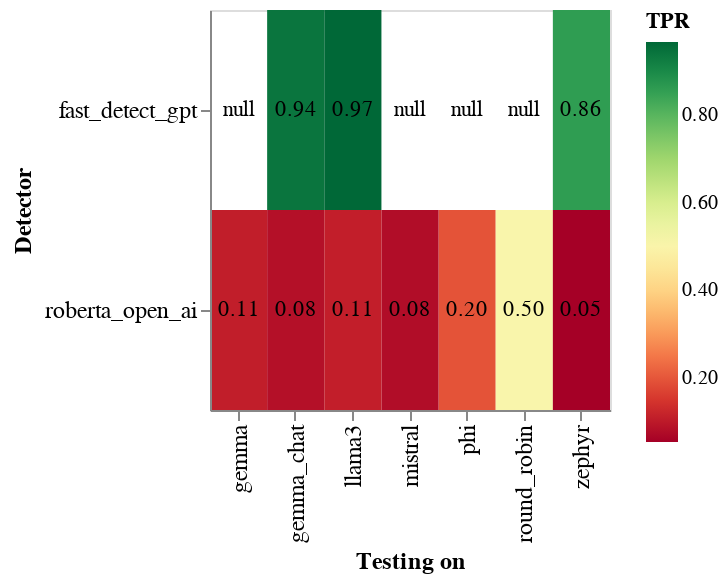

Here is the notebook cell this chart was saved with:
### Code cell
zero_shot_detectors = ["fast_detect_gpt", "roberta_base_open_ai"]
zero_shot_only_only_df = freeze_base_df[freeze_base_df["detector"].apply(lambda x: x in zero_shot_detectors)]

heatmap = alt.Chart(zero_shot_only_only_df).mark_rect().encode(
    alt.X('dataset:N', sort="x", title="Testing on"),
    alt.Y('detector_short_name:N', sort=None, title="Detector"),
    alt.Color('TPR:Q').scale(scheme='redyellowgreen'),
    #alt.Row("trained_on_dataset:N", title="Dataset used for training"),
).properties(
    width=200,
    height=200
)

heatmap_text = alt.Chart(zero_shot_only_only_df).mark_text(baseline='middle').encode(
    alt.X('dataset:N', sort="x", title="Testing on"),
    alt.Y('detector_short_name:N', sort=None, title="Detector"),
    text='TPR:Q',
    color=alt.condition(
        alt.datum.accuracy > 0.5,
        alt.value('black'),
        alt.value('white')
    )
).properties(
    width=200,
    height=200
)

chart = alt.layer(heatmap, heatmap_text).configure(
    numberFormat='0.2f'
).configure_axis(
    labelFontSize=12,
    titleFontSize=12
)

chart.save("notebooks/plots/heatmap_zero_shot.png")
chart

### Figure 1 — Vega-Lite specification as saved in the notebook (floating-point values rounded to 4 significant figures; data arrays with more than 128 entries replaced by an {"elided": "..."} marker saying what was removed)
{"config": {"view": {"continuousWidth": 300, "continuousHeight": 300}, "axis": {"labelFontSize": 12, "titleFontSize": 12}, "numberFormat": "0.2f"}, "layer": [{"mark": {"type": "rect"}, "encoding": {"color": {"field": "TPR", "scale": {"scheme": "redyellowgreen"}, "type": "quantitative"}, "x": {"field": "dataset", "sort": "x", "title": "Testing on", "type": "nominal"}, "y": {"field": "detector_short_name", "sort": null, "title": "Detector", "type": "nominal"}}}, {"mark": {"type": "text", "baseline": "middle"}, "encoding": {"color": {"condition": {"test": "(datum.accuracy > 0.5)", "value": "black"}, "value": "white"}, "text": {"field": "TPR", "type": "quantitative"}, "x": {"field": "dataset", "sort": "x", "title": "Testing on", "type": "nominal"}, "y": {"field": "detector_short_name", "sort": null, "title": "Detector", "type": "nominal"}}}], "data": {"name": "data-c1550a20fc1f685eb38f1611adb0e347"}, "height": 200, "width": 200, "$schema": "https://vega.github.io/schema/vega-lite/v5.17.0.json", "datasets": {"data-c1550a20fc1f685eb38f1611adb0e347": [{"accuracy": 0.9477, "precision": 0.9204, "recall": 0.98, "f1_score": 0.9492, "fp_rate": 0.0846, "tp_rate": 0.98, "std_accuracy": 0.005133, "std_precision": 0.008652, "std_recall": 0.004537, "std_f1_score": 0.005123, "std_fp_rate": 0.009099, "std_tp_rate": 0.004537, "TP": 975.2, "TN": 912.6, "FP": 84.35, "FN": 19.89, "roc_auc": 0.9921, "fpr_at_thresholds": null, "tpr_at_thresholds": null, "thresholds": [Infinity, 1.0, 0.99, 0.98, 0.97, 0.96, 0.95, 0.94, 0.93, 0.92, 0.91, 0.9, 0.89, 0.88, 0.8788, 0.87, 0.86, 0.8586, 0.85, 0.84, 0.81, 0.79, 0.77, 0.73, 0.72, 0.7, 0.69, 0.68, 0.66, 0.65, 0.64, 0.63, 0.62, 0.61, 0.57, 0.56, 0.55, 0.54, 0.53, 0.52, 0.51, 0.5051, 0.5, 0.4949, 0.49, 0.48, 0.47, 0.46, 0.4545, 0.45, 0.4444, 0.44, 0.43, 0.4242, 0.42, 0.4141, 0.41, 0.4, 0.3939, 0.39, 0.38, 0.37, 0.36, 0.35, 0.34, 0.31, 0.29, 0.28, 0.2727, 0.27, 0.26, 0.25, 0.24, 0.2323, 0.23, 0.2222, 0.22, 0.21, 0.202, 0.2, 0.19, 0.17, 0.16, 0.1515, 0.15, 0.1414, 0.14, 0.1313, 0.13, 0.11, 0.1, 0.09091, 0.09, 0.08081, 0.08, 0.07071, 0.07, 0.06061, 0.06, 0.05051, 0.05, 0.0404, 0.04, 0.03, 0.0202, 0.02, 0.0101, 0.01, 0.0], "given_threshold": null, "accuracy_at_given_threshold": null, "precision_at_given_threshold": null, "recall_at_given_threshold": null, "f1_score_at_given_threshold": null, "fp_rate_at_given_threshold": null, "TPR": null, "std_accuracy_at_given_threshold": null, "std_precision_at_given_threshold": null, "std_recall_at_given_threshold": null, "std_f1_score_at_given_threshold": null, "std_fp_rate_at_given_threshold": null, "std_tp_rate_at_given_threshold": null, "TP_at_given_threshold": null, "TN_at_given_threshold": null, "FP_at_given_threshold": null, "FN_at_given_threshold": null, "base_detector": "fast_detect_gpt", "trained_on_dataset": "z", "detector": "fast_detect_gpt", "dataset": "phi", "fpr": [0.0, 0.0, 0.0, 0.0, 0.0, 0.0, 0.002008, 0.004016, 0.004016, 0.006024, 0.006024, 0.006024, 0.008032, 0.01305, 0.01305, 0.01606, 0.02209, 0.02309, 0.03012, 0.03414, 0.03514, 0.03614, 0.03614, 0.03916, 0.04016, 0.04016, 0.04016, 0.04317, 0.04418, 0.04418, 0.04518, 0.04618, 0.04719, 0.0492, 0.05221, 0.05924, 0.06526, 0.06928, 0.07631, 0.07932, 0.08333, 0.08434, 0.08835, 0.08936, 0.09538, 0.09839, 0.1094, 0.1245, 0.1255, 0.1345, 0.1355, 0.1426, 0.1516, 0.1536, 0.1606, 0.1627, 0.1717, 0.1737, 0.1747, 0.1787, 0.1817, 0.1878, 0.1898, 0.1968, 0.1978, 0.2038, 0.2068, 0.2199, 0.2209, 0.238, 0.251, 0.2631, 0.2892, 0.2902, 0.3032, 0.3042, 0.3062, 0.3153, 0.3183, 0.3203, 0.3263, 0.3273, 0.3384, 0.3434, 0.3705, 0.3715, 0.4056, 0.4096, 0.4237, 0.4247, 0.4378, 0.4408, 0.4428, 0.4518, 0.4859, 0.489, 0.5281, 0.5311, 0.5572, 0.5592, 0.6165, 0.6215, 0.6737, 0.6878, 0.7048, 0.8514, 0.8564, 0.8936, 1.0], "tpr": [0.0, 0.5181, 0.5683, 0.5924, 0.6044, 0.6245, 0.6416, 0.6978, 0.7329, 0.8293, 0.8695, 0.8775, 0.8896, 0.8976, 0.8996, 0.9046, 0.9147, 0.9147, 0.9337, 0.9418, 0.9428, 0.9428, 0.9438, 0.9488, 0.9488, 0.9518, 0.9528, 0.9528, 0.9528, 0.9538, 0.9558, 0.9568, 0.9568, 0.9578, 0.9598, 0.9659, 0.9709, 0.9749, 0.9779, 0.9799, 0.9799, 0.9799, 0.9809, 0.9829, 0.9829, 0.988, 0.988, 0.989, 0.989, 0.989, 0.989, 0.991, 0.993, 0.993, 0.993, 0.993, 0.993, 0.993, 0.993, 0.993, 0.993, 0.993, 0.994, 0.994, 0.994, 0.994, 0.994, 0.995, 0.995, 0.995, 0.996, 0.997, 0.998, 0.998, 0.999, 0.999, 0.999, 0.999, 0.999, 0.999, 0.999, 0.999, 0.999, 0.999, 0.999, 0.999, 0.999, 0.999, 0.999, 0.999, 0.999, 0.999, 0.999, 0.999, 0.999, 0.999, 0.999, 0.999, 0.999, 0.999, 1.0, 1.0, 1.0, 1.0, 1.0, 1.0, 1.0, 1.0, 1.0], "detector_short_name": "fast_detect_gpt"}, {"accuracy": 0.949, "precision": 0.9214, "recall": 0.9819, "f1_score": 0.9506, "fp_rate": 0.08376, "tp_rate": 0.9819, "std_accuracy": 0.005021, "std_precision": 0.008734, "std_recall": 0.004306, "std_f1_score": 0.005102, "std_fp_rate": 0.008826, "std_tp_rate": 0.004306, "TP": 971.5, "TN": 905.7, "FP": 82.83, "FN": 17.96, "roc_auc": 0.9927, "fpr_at_thresholds": null, "tpr_at_thresholds": null, "thresholds": [Infinity, 1.0, 0.99, 0.98, 0.97, 0.96, 0.95, 0.94, 0.93, 0.92, 0.91, 0.9, 0.89, 0.88, 0.8788, 0.87, 0.8687, 0.86, 0.8586, 0.85, 0.84, 0.81, 0.8, 0.79, 0.76, 0.73, 0.72, 0.69, 0.68, 0.66, 0.65, 0.64, 0.62, 0.61, 0.596, 0.57, 0.56, 0.55, 0.54, 0.53, 0.52, 0.51, 0.5051, 0.5, 0.4949, 0.49, 0.48, 0.47, 0.46, 0.4545, 0.45, 0.4444, 0.44, 0.43, 0.4242, 0.42, 0.4141, 0.41, 0.4, 0.3939, 0.39, 0.38, 0.37, 0.36, 0.35, 0.34, 0.33, 0.31, 0.29, 0.28, 0.2727, 0.27, 0.26, 0.25, 0.24, 0.2323, 0.23, 0.2222, 0.22, 0.21, 0.202, 0.2, 0.19, 0.17, 0.16, 0.1515, 0.15, 0.1414, 0.14, 0.1313, 0.13, 0.11, 0.1, 0.09091, 0.09, 0.08081, 0.08, 0.07071, 0.07, 0.06061, 0.06, 0.05051, 0.05, 0.0404, 0.04, 0.03, 0.0202, 0.02, 0.0101, 0.01, 0.0], "given_threshold": null, "accuracy_at_given_threshold": null, "precision_at_given_threshold": null, "recall_at_given_threshold": null, "f1_score_at_given_threshold": null, "fp_rate_at_given_threshold": null, "TPR": null, "std_accuracy_at_given_threshold": null, "std_precision_at_given_threshold": null, "std_recall_at_given_threshold": null, "std_f1_score_at_given_threshold": null, "std_fp_rate_at_given_threshold": null, "std_tp_rate_at_given_threshold": null, "TP_at_given_threshold": null, "TN_at_given_threshold": null, "FP_at_given_threshold": null, "FN_at_given_threshold": null, "base_detector": "fast_detect_gpt", "trained_on_dataset": "z", "detector": "fast_detect_gpt", "dataset": "gemma", "fpr": [0.0, 0.0, 0.0, 0.0, 0.0, 0.0, 0.002022, 0.004044, 0.004044, 0.006067, 0.006067, 0.006067, 0.008089, 0.01314, 0.01314, 0.01618, 0.01618, 0.02224, 0.02326, 0.03033, 0.03438, 0.03539, 0.03539, 0.0364, 0.0364, 0.03943, 0.04044, 0.04044, 0.04348, 0.04449, 0.04449, 0.0455, 0.04752, 0.04954, 0.04954, 0.05258, 0.05966, 0.06471, 0.06876, 0.07583, 0.07887, 0.08291, 0.08392, 0.08797, 0.08898, 0.09505, 0.09808, 0.1092, 0.1244, 0.1254, 0.1345, 0.1355, 0.1426, 0.1517, 0.1527, 0.1587, 0.1608, 0.1699, 0.1719, 0.1729, 0.1769, 0.18, 0.186, 0.1881, 0.1951, 0.1962, 0.1992, 0.2032, 0.2063, 0.2184, 0.2194, 0.2366, 0.2497, 0.2619, 0.2882, 0.2892, 0.3023, 0.3033, 0.3054, 0.3145, 0.3175, 0.3195, 0.3256, 0.3266, 0.3377, 0.3428, 0.3691, 0.3701, 0.4034, 0.4075, 0.4216, 0.4226, 0.4358, 0.4388, 0.4408, 0.4499, 0.4843, 0.4874, 0.5268, 0.5298, 0.5551, 0.5571, 0.6158, 0.6208, 0.6734, 0.6876, 0.7048, 0.8514, 0.8564, 0.8928, 1.0], "tpr": [0.0, 0.5046, 0.5389, 0.5662, 0.5814, 0.6057, 0.6259, 0.6775, 0.728, 0.8301, 0.8584, 0.8665, 0.8766, 0.8938, 0.8948, 0.911, 0.912, 0.9252, 0.9262, 0.9424, 0.9484, 0.9525, 0.9535, 0.9535, 0.9575, 0.9596, 0.9616, 0.9636, 0.9656, 0.9656, 0.9666, 0.9666, 0.9687, 0.9697, 0.9707, 0.9707, 0.9727, 0.9757, 0.9788, 0.9808, 0.9818, 0.9818, 0.9818, 0.9828, 0.9838, 0.9838, 0.9848, 0.9869, 0.9869, 0.9869, 0.9889, 0.9889, 0.9909, 0.9909, 0.9909, 0.9919, 0.9919, 0.9939, 0.9939, 0.9939, 0.9939, 0.9949, 0.9949, 0.9949, 0.9949, 0.9949, 0.9949, 0.9949, 0.9949, 0.9949, 0.9949, 0.9949, 0.9949, 0.997, 0.998, 0.999, 0.999, 0.999, 0.999, 0.999, 0.999, 0.999, 1.0, 1.0, 1.0, 1.0, 1.0, 1.0, 1.0, 1.0, 1.0, 1.0, 1.0, 1.0, 1.0, 1.0, 1.0, 1.0, 1.0, 1.0, 1.0, 1.0, 1.0, 1.0, 1.0, 1.0, 1.0, 1.0, 1.0, 1.0, 1.0], "detector_short_name": "fast_detect_gpt"}, {"accuracy": 0.9293, "precision": 0.9167, "recall": 0.9446, "f1_score": 0.9304, "fp_rate": 0.08591, "tp_rate": 0.9446, "std_accuracy": 0.005888, "std_precision": 0.008778, "std_recall": 0.00725, "std_f1_score": 0.005998, "std_fp_rate": 0.009034, "std_tp_rate": 0.00725, "TP": 931.9, "TN": 900.8, "FP": 84.66, "FN": 54.69, "roc_auc": 0.9805, "fpr_at_thresholds": null, "tpr_at_thresholds": null, "thresholds": [Infinity, 1.0, 0.99, 0.98, 0.97, 0.96, 0.95, 0.94, 0.93, 0.92, 0.91, 0.9, 0.89, 0.88, 0.8788, 0.87, 0.8687, 0.86, 0.8586, 0.85, 0.84, 0.83, 0.81, 0.8, 0.79, 0.77, 0.76, 0.74, 0.73, 0.72, 0.7, 0.69, 0.68, 0.66, 0.65, 0.62, 0.61, 0.57, 0.56, 0.55, 0.54, 0.53, 0.52, 0.5152, 0.51, 0.5051, 0.5, 0.4949, 0.49, 0.48, 0.47, 0.46, 0.4545, 0.45, 0.4444, 0.44, 0.43, 0.4242, 0.42, 0.4141, 0.41, 0.4, 0.3939, 0.39, 0.38, 0.37, 0.36, 0.35, 0.34, 0.33, 0.31, 0.29, 0.28, 0.2727, 0.27, 0.26, 0.25, 0.24, 0.2323, 0.23, 0.2222, 0.22, 0.21, 0.202, 0.2, 0.19, 0.17, 0.16, 0.1515, 0.15, 0.1414, 0.14, 0.1313, 0.13, 0.11, 0.1, 0.09091, 0.09, 0.08081, 0.08, 0.07071, 0.07, 0.06061, 0.06, 0.05051, 0.05, 0.0404, 0.04, 0.03, 0.0202, 0.02, 0.0101, 0.01, 0.0], "given_threshold": null, "accuracy_at_given_threshold": null, "precision_at_given_threshold": null, "recall_at_given_threshold": null, "f1_score_at_given_threshold": null, "fp_rate_at_given_threshold": null, "TPR": null, "std_accuracy_at_given_threshold": null, "std_precision_at_given_threshold": null, "std_recall_at_given_threshold": null, "std_f1_score_at_given_threshold": null, "std_fp_rate_at_given_threshold": null, "std_tp_rate_at_given_threshold": null, "TP_at_given_threshold": null, "TN_at_given_threshold": null, "FP_at_given_threshold": null, "FN_at_given_threshold": null, "base_detector": "fast_detect_gpt", "trained_on_dataset": "z", "detector": "fast_detect_gpt", "dataset": "mistral", "fpr": [0.0, 0.0, 0.0, 0.0, 0.0, 0.0, 0.002028, 0.004057, 0.004057, 0.006085, 0.006085, 0.006085, 0.008114, 0.01318, 0.01318, 0.01623, 0.01623, 0.02231, 0.02333, 0.03043, 0.03448, 0.03448, 0.0355, 0.0355, 0.03651, 0.03651, 0.03651, 0.03651, 0.03955, 0.04057, 0.04057, 0.04057, 0.04361, 0.04462, 0.04462, 0.04767, 0.0497, 0.05274, 0.05984, 0.06592, 0.06998, 0.07708, 0.08012, 0.08012, 0.08418, 0.08519, 0.08925, 0.09026, 0.09635, 0.09939, 0.1105, 0.1258, 0.1268, 0.1359, 0.1369, 0.144, 0.1531, 0.1542, 0.1613, 0.1633, 0.1724, 0.1744, 0.1755, 0.1795, 0.1826, 0.1886, 0.1907, 0.1978, 0.1988, 0.2018, 0.2059, 0.2089, 0.2221, 0.2231, 0.2404, 0.2535, 0.2657, 0.2921, 0.2931, 0.3063, 0.3073, 0.3093, 0.3174, 0.3205, 0.3225, 0.3286, 0.3296, 0.3408, 0.3458, 0.3702, 0.3712, 0.4047, 0.4087, 0.4219, 0.4229, 0.4361, 0.4391, 0.4412, 0.4503, 0.4848, 0.4878, 0.5254, 0.5284, 0.5548, 0.5568, 0.6156, 0.6207, 0.6724, 0.6866, 0.7039, 0.8509, 0.856, 0.8935, 1.0], "tpr": [0.0, 0.3489, 0.3722, 0.3915, 0.4077, 0.4412, 0.4594, 0.5274, 0.5801, 0.6694, 0.7302, 0.7383, 0.7535, 0.7728, 0.7769, 0.8002, 0.8022, 0.8225, 0.8225, 0.8458, 0.8631, 0.8651, 0.8682, 0.8702, 0.8712, 0.8753, 0.8783, 0.8793, 0.8813, 0.8824, 0.8844, 0.8854, 0.8905, 0.8915, 0.8935, 0.8996, 0.9016, 0.9016, 0.9077, 0.9199, 0.929, 0.9391, 0.9402, 0.9412, 0.9442, 0.9442, 0.9452, 0.9462, 0.9483, 0.9523, 0.9523, 0.9625, 0.9625, 0.9665, 0.9665, 0.9716, 0.9746, 0.9757, 0.9767, 0.9767, 0.9767, 0.9767, 0.9767, 0.9767, 0.9777, 0.9777, 0.9777, 0.9817, 0.9817, 0.9828, 0.9828, 0.9828, 0.9838, 0.9838, 0.9858, 0.9868, 0.9868, 0.9888, 0.9888, 0.9909, 0.9909, 0.9919, 0.9919, 0.9919, 0.9919, 0.9919, 0.9919, 0.9929, 0.9929, 0.9939, 0.9939, 0.9939, 0.9939, 0.9939, 0.9939, 0.9939, 0.9939, 0.9939, 0.9939, 0.9949, 0.9949, 0.997, 0.997, 0.999, 0.999, 1.0, 1.0, 1.0, 1.0, 1.0, 1.0, 1.0, 1.0, 1.0], "detector_short_name": "fast_detect_gpt"}, {"accuracy": 0.9861, "precision": 0.9719, "recall": 1.0, "f1_score": 0.9856, "fp_rate": 0.02685, "tp_rate": 1.0, "std_accuracy": 0.01393, "std_precision": 0.02818, "std_recall": 0.0, "std_f1_score": 0.01472, "std_fp_rate": 0.0269, "std_tp_rate": 0.0, "TP": 36.2, "TN": 37.76, "FP": 1.043, "FN": 0.0, "roc_auc": 0.9996, "fpr_at_thresholds": null, "tpr_at_thresholds": null, "thresholds": [Infinity, 1.0, 0.95, 0.94, 0.93, 0.92, 0.91, 0.85, 0.52, 0.46, 0.4242, 0.28, 0.202, 0.15, 0.07, 0.05, 0.02, 0.0], "given_threshold": null, "accuracy_at_given_threshold": null, "precision_at_given_threshold": null, "recall_at_given_threshold": null, "f1_score_at_given_threshold": null, "fp_rate_at_given_threshold": null, "TPR": null, "std_accuracy_at_given_threshold": null, "std_precision_at_given_threshold": null, "std_recall_at_given_threshold": null, "std_f1_score_at_given_threshold": null, "std_fp_rate_at_given_threshold": null, "std_tp_rate_at_given_threshold": null, "TP_at_given_threshold": null, "TN_at_given_threshold": null, "FP_at_given_threshold": null, "FN_at_given_threshold": null, "base_detector": "fast_detect_gpt", "trained_on_dataset": "z", "detector": "fast_detect_gpt", "dataset": "round_robin", "fpr": [0.0, 0.0, 0.0, 0.0, 0.0, 0.0, 0.0, 0.0, 0.02564, 0.1026, 0.1282, 0.1795, 0.2564, 0.2821, 0.3846, 0.4872, 0.7692, 1.0], "tpr": [0.0, 0.3889, 0.5, 0.6111, 0.6389, 0.8333, 0.8889, 0.9722, 1.0, 1.0, 1.0, 1.0, 1.0, 1.0, 1.0, 1.0, 1.0, 1.0], "detector_short_name": "fast_detect_gpt"}, {"accuracy": 0.9426, "precision": 0.9196, "recall": 0.97, "f1_score": 0.9441, "fp_rate": 0.08489, "tp_rate": 0.97, "std_accuracy": 0.005252, "std_precision": 0.008265, "std_recall": 0.005431, "std_f1_score": 0.005265, "std_fp_rate": 0.008851, "std_tp_rate": 0.005431, "TP": 966.3, "TN": 911.3, "FP": 84.53, "FN": 29.89, "roc_auc": 0.9879, "fpr_at_thresholds": [0.0, 0.0, 0.0, 0.0, 0.0, 0.002008, 0.004016, 0.004016, 0.006024, 0.006024, 0.006024, 0.008032, 0.01305, 0.01305, 0.01606, 0.02209, 0.02309, 0.03012, 0.03414, 0.03414, 0.03514, 0.03614, 0.03614, 0.03614, 0.03614, 0.03916, 0.04016, 0.04016, 0.04317, 0.04317, 0.04418, 0.04719, 0.04719, 0.0492, 0.0492, 0.05221, 0.05924, 0.06526, 0.06928, 0.07631, 0.07932, 0.08333, 0.08434, 0.08835, 0.08936, 0.09538, 0.09839, 0.1094, 0.1245, 0.1255, 0.1345, 0.1355, 0.1426, 0.1516, 0.1526, 0.1596, 0.1616, 0.1707, 0.1727, 0.1737, 0.1777, 0.1807, 0.1867, 0.1888, 0.1958, 0.1968, 0.1998, 0.2038, 0.2068, 0.2199, 0.2209, 0.238, 0.251, 0.2631, 0.2892, 0.2902, 0.3032, 0.3042, 0.3062, 0.3153, 0.3183, 0.3203, 0.3263, 0.3273, 0.3384, 0.3434, 0.3695, 0.3705, 0.4046, 0.4086, 0.4227, 0.4237, 0.4367, 0.4398, 0.4418, 0.4508, 0.4849, 0.488, 0.5271, 0.5301, 0.5562, 0.5582, 0.6165, 0.6215, 0.6737, 0.6878, 0.7048, 0.8514, 0.8564, 0.8936, 1.0], "tpr_at_thresholds": [0.0, 0.4237, 0.4779, 0.509, 0.5572, 0.5773, 0.6576, 0.6888, 0.7882, 0.8193, 0.8243, 0.8394, 0.8494, 0.8514, 0.8695, 0.8845, 0.8855, 0.9056, 0.9147, 0.9157, 0.9207, 0.9207, 0.9217, 0.9247, 0.9257, 0.9307, 0.9327, 0.9337, 0.9378, 0.9388, 0.9388, 0.9418, 0.9428, 0.9438, 0.9448, 0.9448, 0.9478, 0.9528, 0.9639, 0.9689, 0.9689, 0.9699, 0.9699, 0.9719, 0.9719, 0.9739, 0.9739, 0.9749, 0.9779, 0.9789, 0.9809, 0.9809, 0.9819, 0.9819, 0.9819, 0.9819, 0.9819, 0.9829, 0.9829, 0.9829, 0.9829, 0.9829, 0.9849, 0.9849, 0.9859, 0.9859, 0.9859, 0.9859, 0.9859, 0.9859, 0.9859, 0.9869, 0.988, 0.99, 0.992, 0.993, 0.997, 0.997, 0.997, 0.997, 0.997, 0.997, 0.997, 0.997, 0.997, 0.997, 0.997, 0.997, 0.997, 0.997, 0.997, 0.997, 0.997, 0.997, 0.998, 0.998, 0.999, 0.999, 1.0, 1.0, 1.0, 1.0, 1.0, 1.0, 1.0, 1.0, 1.0, 1.0, 1.0, 1.0, 1.0], "thresholds": [Infinity, 1.0, 0.99, 0.98, 0.96, 0.95, 0.94, 0.93, 0.92, 0.91, 0.9, 0.89, 0.88, 0.8788, 0.87, 0.86, 0.8586, 0.85, 0.84, 0.83, 0.81, 0.79, 0.78, 0.76, 0.74, 0.73, 0.72, 0.7, 0.68, 0.67, 0.66, 0.62, 0.6162, 0.61, 0.58, 0.57, 0.56, 0.55, 0.54, 0.53, 0.52, 0.51, 0.5051, 0.5, 0.4949, 0.49, 0.48, 0.47, 0.46, 0.4545, 0.45, 0.4444, 0.44, 0.43, 0.4242, 0.42, 0.4141, 0.41, 0.4, 0.3939, 0.39, 0.38, 0.37, 0.36, 0.35, 0.34, 0.33, 0.31, 0.29, 0.28, 0.2727, 0.27, 0.26, 0.25, 0.24, 0.2323, 0.23, 0.2222, 0.22, 0.21, 0.202, 0.2, 0.19, 0.17, 0.16, 0.1515, 0.15, 0.1414, 0.14, 0.1313, 0.13, 0.11, 0.1, 0.09091, 0.09, 0.08081, 0.08, 0.07071, 0.07, 0.06061, 0.06, 0.05051, 0.05, 0.0404, 0.04, 0.03, 0.0202, 0.02, 0.0101, 0.01, 0.0], "given_threshold": 0.63, "accuracy_at_given_threshold": 0.9476, "precision_at_given_threshold": 0.9544, "recall_at_given_threshold": 0.9402, "f1_score_at_given_threshold": 0.9472, "fp_rate_at_given_threshold": 0.04491, "TPR": 0.9402, "std_accuracy_at_given_threshold": 0.004942, "std_precision_at_given_threshold": 0.006531, "std_recall_at_given_threshold": 0.007553, "std_f1_score_at_given_threshold": 0.005079, "std_fp_rate_at_given_threshold": 0.006454, "std_tp_rate_at_given_threshold": 0.007553, "TP_at_given_threshold": 936.0, "TN_at_given_threshold": 951.7, "FP_at_given_threshold": 44.75, "FN_at_given_threshold": 59.59, "base_detector": "fast_detect_gpt", "trained_on_dataset": "z", "detector": "fast_detect_gpt", "dataset": "gemma_chat", "fpr": null, "tpr": null, "detector_short_name": "fast_detect_gpt"}, {"accuracy": 0.9153, "precision": 0.9134, "recall": 0.9176, "f1_score": 0.9154, "fp_rate": 0.08706, "tp_rate": 0.9176, "std_accuracy": 0.006399, "std_precision": 0.009502, "std_recall": 0.008894, "std_f1_score": 0.006665, "std_fp_rate": 0.009433, "std_tp_rate": 0.008894, "TP": 811.8, "TN": 807.3, "FP": 76.99, "FN": 72.92, "roc_auc": 0.9704, "fpr_at_thresholds": [0.0, 0.0, 0.0, 0.0, 0.0, 0.0, 0.00226, 0.00452, 0.00452, 0.00678, 0.00678, 0.00678, 0.00904, 0.01469, 0.01469, 0.01808, 0.01808, 0.02373, 0.02486, 0.03164, 0.03503, 0.03503, 0.03616, 0.03616, 0.03729, 0.03729, 0.03729, 0.03729, 0.04068, 0.04181, 0.04181, 0.0452, 0.04633, 0.04633, 0.04746, 0.04859, 0.04972, 0.05198, 0.05198, 0.05424, 0.05989, 0.06667, 0.07119, 0.07797, 0.08136, 0.08588, 0.08701, 0.09153, 0.09266, 0.09944, 0.09944, 0.1028, 0.1141, 0.1277, 0.1288, 0.1345, 0.1356, 0.1435, 0.1537, 0.1548, 0.1605, 0.1616, 0.1672, 0.1695, 0.1706, 0.174, 0.1763, 0.1808, 0.1831, 0.191, 0.1921, 0.1955, 0.1977, 0.1989, 0.2023, 0.2023, 0.2136, 0.2147, 0.2316, 0.2441, 0.2565, 0.2825, 0.2836, 0.2972, 0.2983, 0.3006, 0.3096, 0.313, 0.3153, 0.322, 0.322, 0.3232, 0.3311, 0.3356, 0.3616, 0.3627, 0.3989, 0.4034, 0.4181, 0.4192, 0.4328, 0.4362, 0.4384, 0.4452, 0.4825, 0.4859, 0.522, 0.5254, 0.5537, 0.5559, 0.6136, 0.6192, 0.6678, 0.6836, 0.7017, 0.852, 0.8576, 0.8927, 1.0], "tpr_at_thresholds": [0.0, 0.2195, 0.2624, 0.2964, 0.3077, 0.3326, 0.3563, 0.4525, 0.5124, 0.6143, 0.6595, 0.6697, 0.6923, 0.7138, 0.7149, 0.733, 0.7376, 0.7681, 0.7704, 0.8054, 0.8213, 0.8235, 0.8281, 0.8303, 0.8314, 0.836, 0.8382, 0.8394, 0.8484, 0.8484, 0.8507, 0.8552, 0.8552, 0.8563, 0.8575, 0.862, 0.8643, 0.8665, 0.8688, 0.8722, 0.8857, 0.8914, 0.905, 0.9106, 0.914, 0.9174, 0.9174, 0.9219, 0.9219, 0.9242, 0.9253, 0.9287, 0.9321, 0.9423, 0.9434, 0.9468, 0.9468, 0.9502, 0.9559, 0.9559, 0.9581, 0.9581, 0.9604, 0.9604, 0.9604, 0.9615, 0.9627, 0.9649, 0.9649, 0.9649, 0.9649, 0.9649, 0.9649, 0.9661, 0.9661, 0.9672, 0.9672, 0.9672, 0.9706, 0.9717, 0.974, 0.974, 0.974, 0.9796, 0.9796, 0.9808, 0.983, 0.983, 0.983, 0.983, 0.9842, 0.9842, 0.9853, 0.9864, 0.9876, 0.9876, 0.9887, 0.9887, 0.9887, 0.9887, 0.9887, 0.9887, 0.9887, 0.9898, 0.991, 0.991, 0.9921, 0.9932, 0.9955, 0.9955, 0.9966, 0.9966, 0.9966, 0.9966, 0.9966, 0.9966, 0.9989, 1.0, 1.0], "thresholds": [Infinity, 1.0, 0.99, 0.98, 0.97, 0.96, 0.95, 0.94, 0.93, 0.92, 0.91, 0.9, 0.89, 0.88, 0.8788, 0.87, 0.8687, 0.86, 0.8586, 0.85, 0.84, 0.83, 0.81, 0.8, 0.79, 0.78, 0.76, 0.75, 0.73, 0.72, 0.69, 0.68, 0.66, 0.65, 0.64, 0.63, 0.62, 0.61, 0.58, 0.57, 0.56, 0.55, 0.54, 0.53, 0.52, 0.51, 0.5051, 0.5, 0.4949, 0.49, 0.4848, 0.48, 0.47, 0.46, 0.4545, 0.45, 0.4444, 0.44, 0.43, 0.4242, 0.42, 0.4141, 0.41, 0.4, 0.3939, 0.39, 0.38, 0.37, 0.36, 0.35, 0.34, 0.33, 0.32, 0.31, 0.29, 0.2828, 0.28, 0.2727, 0.27, 0.26, 0.25, 0.24, 0.2323, 0.23, 0.2222, 0.22, 0.21, 0.202, 0.2, 0.19, 0.18, 0.17, 0.16, 0.1515, 0.15, 0.1414, 0.14, 0.1313, 0.13, 0.11, 0.1, 0.09091, 0.09, 0.08081, 0.08, 0.07071, 0.07, 0.06061, 0.06, 0.05051, 0.05, 0.0404, 0.04, 0.03, 0.0202, 0.02, 0.0101, 0.01, 0.0], "given_threshold": 0.63, "accuracy_at_given_threshold": 0.9048, "precision_at_given_threshold": 0.9471, "recall_at_given_threshold": 0.8575, "f1_score_at_given_threshold": 0.9001, "fp_rate_at_given_threshold": 0.04785, "TPR": 0.8575, "std_accuracy_at_given_threshold": 0.006932, "std_precision_at_given_threshold": 0.007839, "std_recall_at_given_threshold": 0.01166, "std_f1_score_at_given_threshold": 0.007623, "std_fp_rate_at_given_threshold": 0.007141, "std_tp_rate_at_given_threshold": 0.01166, "TP_at_given_threshold": 758.5, "TN_at_given_threshold": 842.2, "FP_at_given_threshold": 42.32, "FN_at_given_threshold": 126.0, "base_detector": "fast_detect_gpt", "trained_on_dataset": "z", "detector": "fast_detect_gpt", "dataset": "zephyr", "fpr": null, "tpr": null, "detector_short_name": "fast_detect_gpt"}, {"accuracy": 0.9506, "precision": 0.9211, "recall": 0.9857, "f1_score": 0.9523, "fp_rate": 0.08464, "tp_rate": 0.9857, "std_accuracy": 0.004677, "std_precision": 0.007943, "std_recall": 0.003505, "std_f1_score": 0.00459, "std_fp_rate": 0.008653, "std_tp_rate": 0.003505, "TP": 982.6, "TN": 910.9, "FP": 84.22, "FN": 14.24, "roc_auc": 0.9939, "fpr_at_thresholds": [0.0, 0.0, 0.0, 0.0, 0.0, 0.0, 0.002008, 0.004016, 0.004016, 0.006024, 0.006024, 0.006024, 0.008032, 0.01305, 0.01305, 0.01606, 0.02209, 0.02309, 0.03012, 0.03414, 0.03414, 0.03514, 0.03514, 0.03614, 0.03614, 0.03916, 0.04016, 0.04317, 0.04317, 0.04418, 0.04518, 0.04618, 0.04719, 0.0492, 0.05221, 0.05924, 0.06526, 0.06928, 0.07631, 0.07932, 0.07932, 0.08333, 0.08434, 0.08835, 0.08936, 0.09538, 0.09839, 0.1094, 0.1245, 0.1255, 0.1345, 0.1355, 0.1426, 0.1516, 0.1526, 0.1596, 0.1616, 0.1707, 0.1727, 0.1737, 0.1777, 0.1807, 0.1867, 0.1888, 0.1958, 0.1968, 0.1998, 0.2038, 0.2068, 0.2199, 0.2209, 0.238, 0.251, 0.2631, 0.2892, 0.2902, 0.3032, 0.3042, 0.3062, 0.3153, 0.3183, 0.3203, 0.3263, 0.3273, 0.3384, 0.3434, 0.3695, 0.3705, 0.4046, 0.4086, 0.4227, 0.4237, 0.4367, 0.4398, 0.4418, 0.4508, 0.4849, 0.488, 0.5271, 0.5301, 0.5562, 0.5582, 0.6165, 0.6215, 0.6737, 0.6878, 0.7048, 0.8514, 0.8564, 0.8936, 1.0], "tpr_at_thresholds": [0.0, 0.5602, 0.6014, 0.6305, 0.6406, 0.6596, 0.6757, 0.739, 0.7751, 0.8474, 0.8825, 0.8865, 0.8926, 0.9016, 0.9036, 0.9116, 0.9297, 0.9307, 0.9508, 0.9548, 0.9558, 0.9568, 0.9578, 0.9578, 0.9588, 0.9598, 0.9598, 0.9618, 0.9629, 0.9629, 0.9659, 0.9659, 0.9679, 0.9689, 0.9699, 0.9729, 0.9759, 0.9789, 0.9819, 0.9819, 0.9829, 0.9859, 0.9859, 0.989, 0.989, 0.989, 0.989, 0.989, 0.993, 0.993, 0.994, 0.994, 0.995, 0.996, 0.996, 0.996, 0.996, 0.996, 0.996, 0.996, 0.996, 0.997, 0.997, 0.997, 0.997, 0.997, 0.997, 0.997, 0.997, 0.997, 0.997, 0.997, 0.998, 0.999, 1.0, 1.0, 1.0, 1.0, 1.0, 1.0, 1.0, 1.0, 1.0, 1.0, 1.0, 1.0, 1.0, 1.0, 1.0, 1.0, 1.0, 1.0, 1.0, 1.0, 1.0, 1.0, 1.0, 1.0, 1.0, 1.0, 1.0, 1.0, 1.0, 1.0, 1.0, 1.0, 1.0, 1.0, 1.0, 1.0, 1.0], "thresholds": [Infinity, 1.0, 0.99, 0.98, 0.97, 0.96, 0.95, 0.94, 0.93, 0.92, 0.91, 0.9, 0.89, 0.88, 0.8788, 0.87, 0.86, 0.8586, 0.85, 0.84, 0.83, 0.81, 0.8, 0.79, 0.78, 0.73, 0.72, 0.68, 0.67, 0.66, 0.64, 0.63, 0.62, 0.61, 0.57, 0.56, 0.55, 0.54, 0.53, 0.52, 0.5152, 0.51, 0.5051, 0.5, 0.4949, 0.49, 0.48, 0.47, 0.46, 0.4545, 0.45, 0.4444, 0.44, 0.43, 0.4242, 0.42, 0.4141, 0.41, 0.4, 0.3939, 0.39, 0.38, 0.37, 0.36, 0.35, 0.34, 0.33, 0.31, 0.29, 0.28, 0.2727, 0.27, 0.26, 0.25, 0.24, 0.2323, 0.23, 0.2222, 0.22, 0.21, 0.202, 0.2, 0.19, 0.17, 0.16, 0.1515, 0.15, 0.1414, 0.14, 0.1313, 0.13, 0.11, 0.1, 0.09091, 0.09, 0.08081, 0.08, 0.07071, 0.07, 0.06061, 0.06, 0.05051, 0.05, 0.0404, 0.04, 0.03, 0.0202, 0.02, 0.0101, 0.01, 0.0], "given_threshold": 0.63, "accuracy_at_given_threshold": 0.9604, "precision_at_given_threshold": 0.9553, "recall_at_given_threshold": 0.966, "f1_score_at_given_threshold": 0.9606, "fp_rate_at_given_threshold": 0.04517, "TPR": 0.966, "std_accuracy_at_given_threshold": 0.004265, "std_precision_at_given_threshold": 0.006412, "std_recall_at_given_threshold": 0.005813, "std_f1_score_at_given_threshold": 0.004341, "std_fp_rate_at_given_threshold": 0.006461, "std_tp_rate_at_given_threshold": 0.005813, "TP_at_given_threshold": 961.4, "TN_at_given_threshold": 951.7, "FP_at_given_threshold": 45.02, "FN_at_given_threshold": 33.88, "base_detector": "fast_detect_gpt", "trained_on_dataset": "z", "detector": "fast_detect_gpt", "dataset": "llama3", "fpr": null, "tpr": null, "detector_short_name": "fast_detect_gpt"}, {"accuracy": 0.856, "precision": 0.5, "recall": 0.4678, "f1_score": 0.4833, "fp_rate": 0.4678, "tp_rate": 0.4678, "std_accuracy": 0.008035, "std_precision": 0.0, "std_recall": 0.01187, "std_f1_score": 0.006335, "std_fp_rate": 0.01187, "std_tp_rate": 0.01187, "TP": 907.4, "TN": 797.7, "FP": 199.1, "FN": 87.83, "roc_auc": 0.9327, "fpr_at_thresholds": {"elided": "412 float values"}, "tpr_at_thresholds": {"elided": "412 float values"}, "thresholds": {"elided": "412 float values"}, "given_threshold": 1.528, "accuracy_at_given_threshold": 0.1842, "precision_at_given_threshold": 0.5, "recall_at_given_threshold": 0.1953, "f1_score_at_given_threshold": 0.2802, "fp_rate_at_given_threshold": 0.1953, "TPR": 0.1953, "std_accuracy_at_given_threshold": 0.008899, "std_precision_at_given_threshold": 0.0, "std_recall_at_given_threshold": 0.02018, "std_f1_score_at_given_threshold": 0.02085, "std_fp_rate_at_given_threshold": 0.02018, "std_tp_rate_at_given_threshold": 0.02018, "TP_at_given_threshold": 295.2, "TN_at_given_threshold": 71.66, "FP_at_given_threshold": 923.5, "FN_at_given_threshold": 701.7, "base_detector": "roberta_base_open_ai", "trained_on_dataset": "z", "detector": "roberta_base_open_ai", "dataset": "phi", "fpr": null, "tpr": null, "detector_short_name": "roberta_open_ai"}, {"accuracy": 0.839, "precision": 0.5, "recall": 0.4573, "f1_score": 0.4776, "fp_rate": 0.4573, "tp_rate": 0.4573, "std_accuracy": 0.008432, "std_precision": 0.0, "std_recall": 0.01254, "std_f1_score": 0.006845, "std_fp_rate": 0.01254, "std_tp_rate": 0.01254, "TP": 900.6, "TN": 758.9, "FP": 230.2, "FN": 88.22, "roc_auc": 0.9148, "fpr_at_thresholds": {"elided": "454 float values"}, "tpr_at_thresholds": {"elided": "454 float values"}, "thresholds": {"elided": "454 float values"}, "given_threshold": 2.219, "accuracy_at_given_threshold": 0.2459, "precision_at_given_threshold": 0.5, "recall_at_given_threshold": 0.1088, "f1_score_at_given_threshold": 0.1783, "fp_rate_at_given_threshold": 0.1088, "TPR": 0.1088, "std_accuracy_at_given_threshold": 0.009732, "std_precision_at_given_threshold": 0.0, "std_recall_at_given_threshold": 0.01403, "std_f1_score_at_given_threshold": 0.01888, "std_fp_rate_at_given_threshold": 0.01403, "std_tp_rate_at_given_threshold": 0.01403, "TP_at_given_threshold": 433.4, "TN_at_given_threshold": 52.94, "FP_at_given_threshold": 935.7, "FN_at_given_threshold": 556.0, "base_detector": "roberta_base_open_ai", "trained_on_dataset": "z", "detector": "roberta_base_open_ai", "dataset": "gemma", "fpr": null, "tpr": null, "detector_short_name": "roberta_open_ai"}, {"accuracy": 0.7786, "precision": 0.5, "recall": 0.4129, "f1_score": 0.4522, "fp_rate": 0.4129, "tp_rate": 0.4129, "std_accuracy": 0.009646, "std_precision": 0.0, "std_recall": 0.01229, "std_f1_score": 0.007389, "std_fp_rate": 0.01229, "std_tp_rate": 0.01229, "TP": 901.4, "TN": 634.0, "FP": 350.6, "FN": 86.05, "roc_auc": 0.8687, "fpr_at_thresholds": {"elided": "560 float values"}, "tpr_at_thresholds": {"elided": "560 float values"}, "thresholds": {"elided": "560 float values"}, "given_threshold": 2.974, "accuracy_at_given_threshold": 0.3316, "precision_at_given_threshold": 0.5, "recall_at_given_threshold": 0.07815, "f1_score_at_given_threshold": 0.1349, "fp_rate_at_given_threshold": 0.07815, "TPR": 0.07815, "std_accuracy_at_given_threshold": 0.01065, "std_precision_at_given_threshold": 0.0, "std_recall_at_given_threshold": 0.0103, "std_f1_score_at_given_threshold": 0.01539, "std_fp_rate_at_given_threshold": 0.0103, "std_tp_rate_at_given_threshold": 0.0103, "TP_at_given_threshold": 602.9, "TN_at_given_threshold": 51.11, "FP_at_given_threshold": 935.1, "FN_at_given_threshold": 382.9, "base_detector": "roberta_base_open_ai", "trained_on_dataset": "z", "detector": "roberta_base_open_ai", "dataset": "mistral", "fpr": null, "tpr": null, "detector_short_name": "roberta_open_ai"}, {"accuracy": 0.8402, "precision": 0.5, "recall": 0.3819, "f1_score": 0.4303, "fp_rate": 0.3819, "tp_rate": 0.3819, "std_accuracy": 0.04135, "std_precision": 0.0, "std_recall": 0.06107, "std_f1_score": 0.03989, "std_fp_rate": 0.06107, "std_tp_rate": 0.06107, "TP": 38.95, "TN": 24.07, "FP": 11.98, "FN": 0.0, "roc_auc": 0.9786, "fpr_at_thresholds": [0.0, 0.0, 0.0, 0.0, 0.0, 0.0, 0.0, 0.0, 0.0, 0.02778, 0.02778, 0.02778, 0.05556, 0.05556, 0.1111, 0.1111, 0.1389, 0.1389, 1.0], "tpr_at_thresholds": [0.0, 0.02564, 0.1282, 0.4359, 0.4872, 0.5128, 0.5897, 0.6154, 0.6667, 0.6667, 0.7436, 0.7692, 0.7692, 0.9231, 0.9231, 0.9487, 0.9487, 1.0, 1.0], "thresholds": [Infinity, 3.959, 3.883, 3.576, 3.429, 3.369, 3.326, 3.079, 3.079, 2.823, 2.777, 2.692, 2.62, 2.108, 1.736, 1.311, 1.175, 1.157, -3.953], "given_threshold": 2.033, "accuracy_at_given_threshold": 0.08053, "precision_at_given_threshold": 0.4815, "recall_at_given_threshold": 0.5028, "f1_score_at_given_threshold": 0.4729, "fp_rate_at_given_threshold": 0.5028, "TPR": 0.5028, "std_accuracy_at_given_threshold": 0.03156, "std_precision_at_given_threshold": 0.09438, "std_recall_at_given_threshold": 0.2219, "std_f1_score_at_given_threshold": 0.1372, "std_fp_rate_at_given_threshold": 0.2219, "std_tp_rate_at_given_threshold": 0.2219, "TP_at_given_threshold": 3.011, "TN_at_given_threshold": 3.029, "FP_at_given_threshold": 33.05, "FN_at_given_threshold": 35.91, "base_detector": "roberta_base_open_ai", "trained_on_dataset": "z", "detector": "roberta_base_open_ai", "dataset": "round_robin", "fpr": null, "tpr": null, "detector_short_name": "roberta_open_ai"}, {"accuracy": 0.7958, "precision": 0.5, "recall": 0.4275, "f1_score": 0.4608, "fp_rate": 0.4275, "tp_rate": 0.4275, "std_accuracy": 0.009095, "std_precision": 0.0, "std_recall": 0.01228, "std_f1_score": 0.00716, "std_fp_rate": 0.01228, "std_tp_rate": 0.01228, "TP": 907.5, "TN": 677.8, "FP": 319.0, "FN": 87.69, "roc_auc": 0.88, "fpr_at_thresholds": {"elided": "568 float values"}, "tpr_at_thresholds": {"elided": "568 float values"}, "thresholds": {"elided": "568 float values"}, "given_threshold": 2.801, "accuracy_at_given_threshold": 0.3157, "precision_at_given_threshold": 0.5, "recall_at_given_threshold": 0.08418, "f1_score_at_given_threshold": 0.1438, "fp_rate_at_given_threshold": 0.08418, "TPR": 0.08418, "std_accuracy_at_given_threshold": 0.01062, "std_precision_at_given_threshold": 0.0, "std_recall_at_given_threshold": 0.01143, "std_f1_score_at_given_threshold": 0.01668, "std_fp_rate_at_given_threshold": 0.01143, "std_tp_rate_at_given_threshold": 0.01143, "TP_at_given_threshold": 576.0, "TN_at_given_threshold": 52.95, "FP_at_given_threshold": 942.2, "FN_at_given_threshold": 420.9, "base_detector": "roberta_base_open_ai", "trained_on_dataset": "z", "detector": "roberta_base_open_ai", "dataset": "gemma_chat", "fpr": null, "tpr": null, "detector_short_name": "roberta_open_ai"}, {"accuracy": 0.6628, "precision": 0.5, "recall": 0.3106, "f1_score": 0.383, "fp_rate": 0.3106, "tp_rate": 0.3106, "std_accuracy": 0.01106, "std_precision": 0.0, "std_recall": 0.01381, "std_f1_score": 0.01052, "std_fp_rate": 0.01381, "std_tp_rate": 0.01381, "TP": 808.4, "TN": 364.1, "FP": 520.4, "FN": 75.99, "roc_auc": 0.7436, "fpr_at_thresholds": {"elided": "702 float values"}, "tpr_at_thresholds": {"elided": "702 float values"}, "thresholds": {"elided": "702 float values"}, "given_threshold": 3.719, "accuracy_at_given_threshold": 0.4456, "precision_at_given_threshold": 0.5, "recall_at_given_threshold": 0.05461, "f1_score_at_given_threshold": 0.09828, "fp_rate_at_given_threshold": 0.05461, "TPR": 0.05461, "std_accuracy_at_given_threshold": 0.01149, "std_precision_at_given_threshold": 0.0, "std_recall_at_given_threshold": 0.007963, "std_f1_score_at_given_threshold": 0.01294, "std_fp_rate_at_given_threshold": 0.007963, "std_tp_rate_at_given_threshold": 0.007963, "TP_at_given_threshold": 745.3, "TN_at_given_threshold": 43.05, "FP_at_given_threshold": 840.8, "FN_at_given_threshold": 139.9, "base_detector": "roberta_base_open_ai", "trained_on_dataset": "z", "detector": "roberta_base_open_ai", "dataset": "zephyr", "fpr": null, "tpr": null, "detector_short_name": "roberta_open_ai"}, {"accuracy": 0.7786, "precision": 0.5, "recall": 0.4148, "f1_score": 0.4533, "fp_rate": 0.4148, "tp_rate": 0.4148, "std_accuracy": 0.009445, "std_precision": 0.0, "std_recall": 0.01266, "std_f1_score": 0.007584, "std_fp_rate": 0.01266, "std_tp_rate": 0.01266, "TP": 907.5, "TN": 643.4, "FP": 353.4, "FN": 87.69, "roc_auc": 0.8595, "fpr_at_thresholds": {"elided": "588 float values"}, "tpr_at_thresholds": {"elided": "588 float values"}, "thresholds": {"elided": "588 float values"}, "given_threshold": 2.856, "accuracy_at_given_threshold": 0.3329, "precision_at_given_threshold": 0.5, "recall_at_given_threshold": 0.1101, "f1_score_at_given_threshold": 0.1801, "fp_rate_at_given_threshold": 0.1101, "TPR": 0.1101, "std_accuracy_at_given_threshold": 0.01071, "std_precision_at_given_threshold": 0.0, "std_recall_at_given_threshold": 0.01201, "std_f1_score_at_given_threshold": 0.01615, "std_fp_rate_at_given_threshold": 0.01201, "std_tp_rate_at_given_threshold": 0.01201, "TP_at_given_threshold": 590.2, "TN_at_given_threshold": 72.98, "FP_at_given_threshold": 922.1, "FN_at_given_threshold": 406.7, "base_detector": "roberta_base_open_ai", "trained_on_dataset": "z", "detector": "roberta_base_open_ai", "dataset": "llama3", "fpr": null, "tpr": null, "detector_short_name": "roberta_open_ai"}]}}
